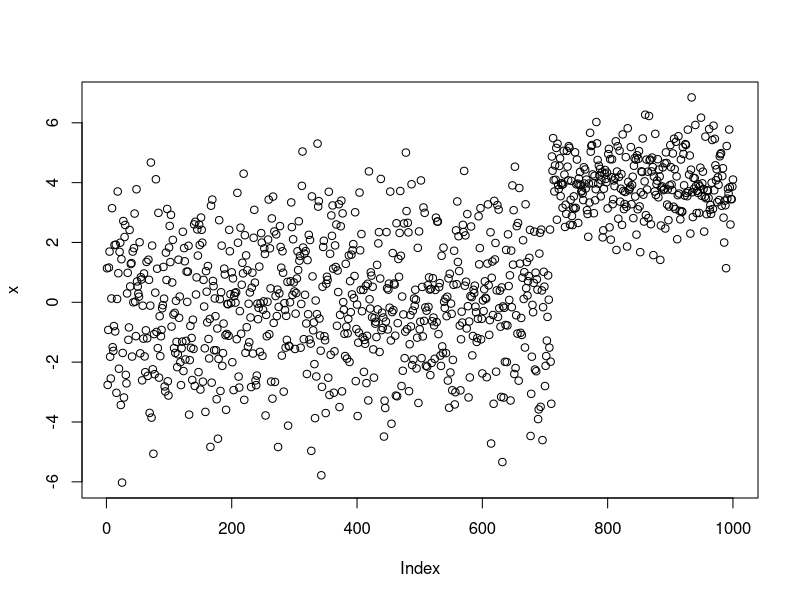

Recreate this plot in R.
## ---- chunk 1
mixt.simulate <-function(n,weight,mu,sigma)
{
  G <- length(mu)
  Z <- sample(1:G, n, prob=weight, replace=T)
  x<-NULL
  for (g in 1:G)
  {
    x<-c(x,rnorm(length(which(Z==g)),mu[g],sigma[g]))
  }
  return(x)
}

n <- 1000
weight<-c(0.7, 0.3) 
mu<-c(0,4)
sigma<-c(2,1)*1

x <- matrix(0,nrow=n,ncol=1)
x <- mixt.simulate(n,weight,mu,sigma)

plot(x)

